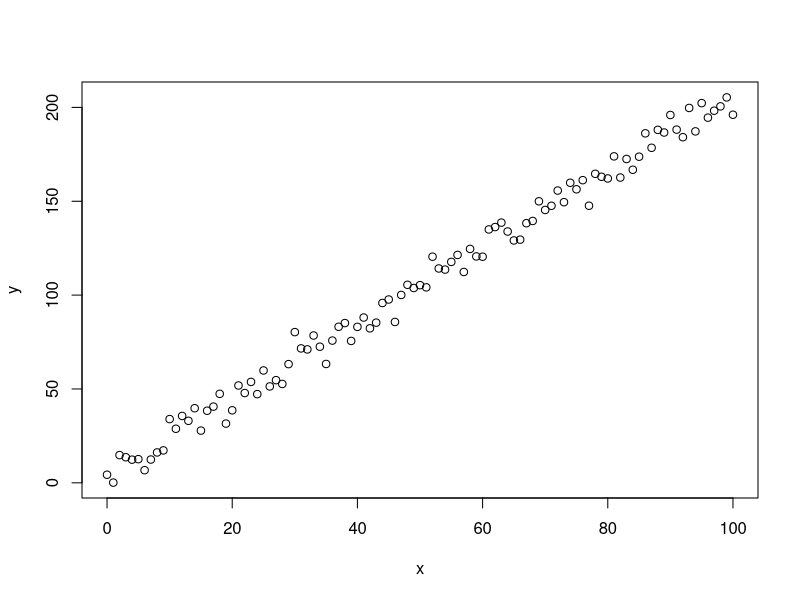

Write the R code that produced this figure.
## ---- chunk 1
x <- 0:100
set.seed(999)
y <- 2 * (x + rnorm(length(x), sd = 3) + 3)
plot(x, y)
